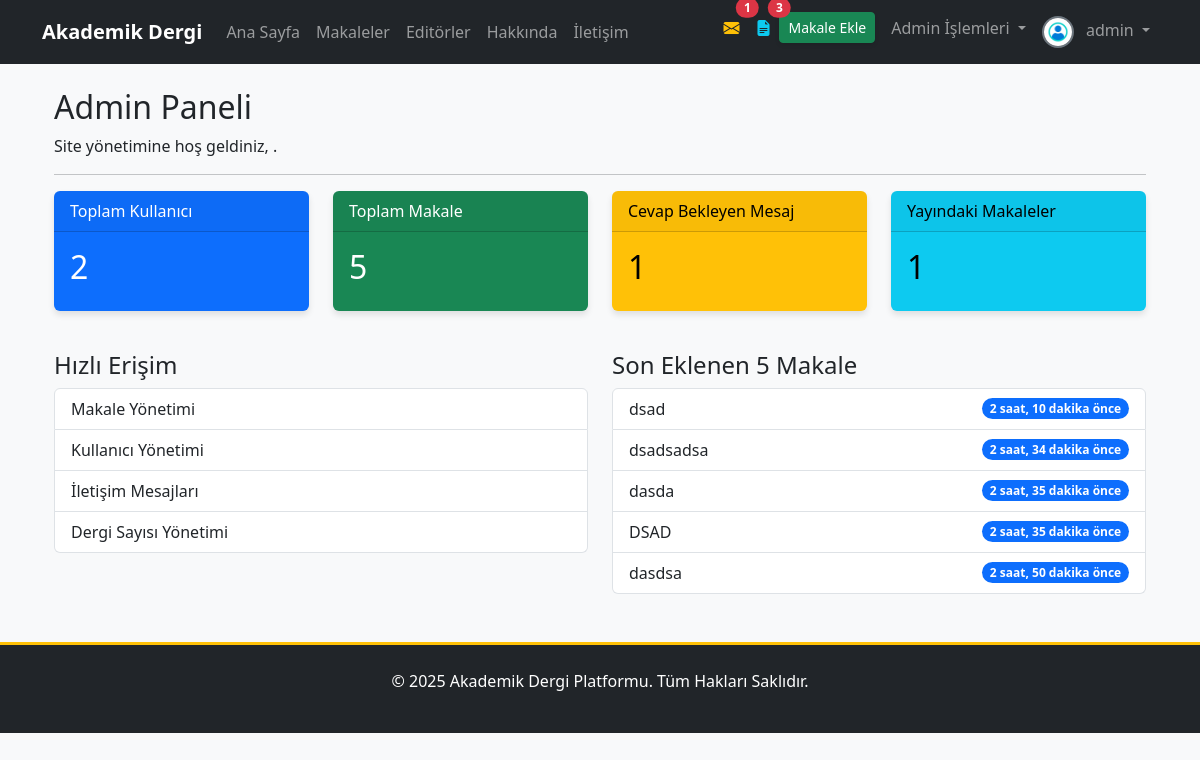
Before: /dashboard/ (signed in) with the older database file.
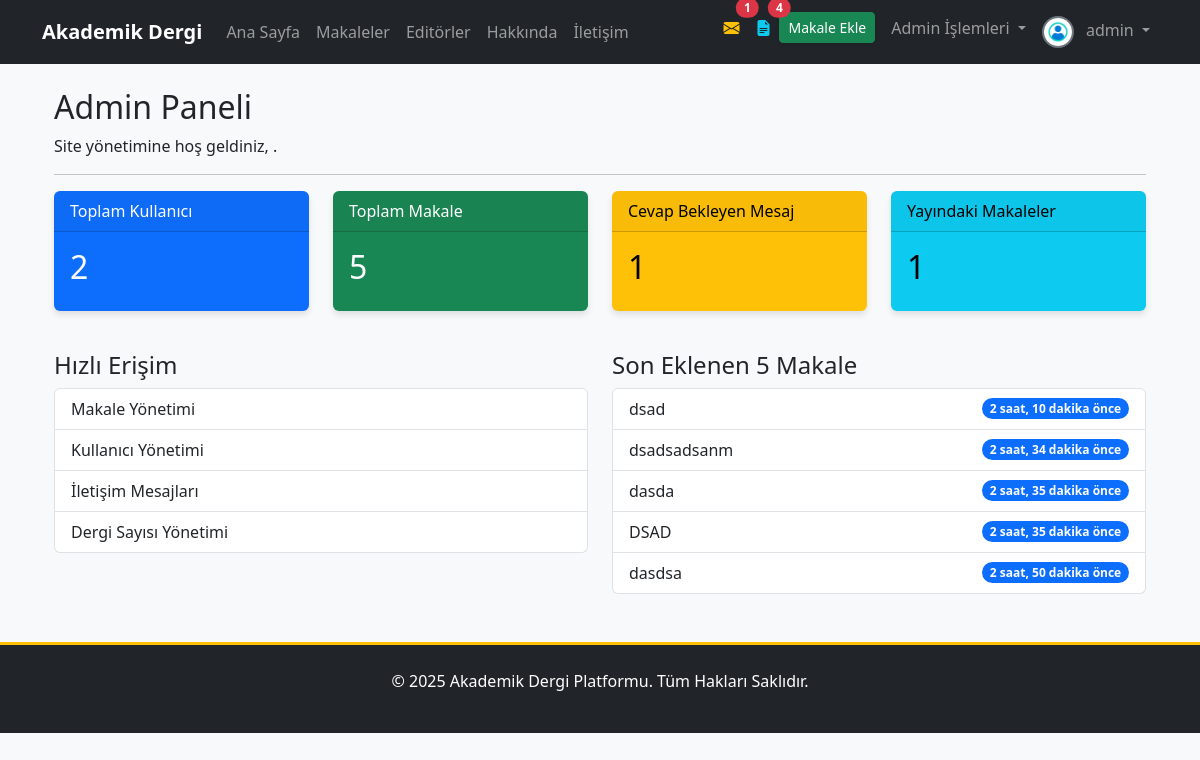
After: the same page with the newer database file.
### apps/articles/models.py (models this page shows, shortened)
class Makale(models.Model):
    baslik = models.CharField(max_length=255, verbose_name="Başlık")
    slug = models.SlugField(max_length=255, unique=True, blank=True, help_text="Bu alan otomatik oluşturulur.")
    aciklama = models.TextField(verbose_name="Açıklama/Özet")
    pdf_dosyasi = models.FileField(upload_to=article_pdf_path, verbose_name="PDF Dosyası")
    anahtar_kelimeler = models.CharField(max_length=255, verbose_name="Anahtar Kelimeler", help_text="Kelimeleri virgül (,) ile ayırınız.")
    yazarlar = models.ManyToManyField(Yazar, related_name='makaleler', verbose_name="Yazarlar")
    dergi_sayisi = models.ForeignKey(DergiSayisi, on_delete=models.SET_NULL, null=True, blank=True, related_name='makaleler', verbose_name="Dergi Sayısı")
    admin_notu = models.TextField(blank=True, null=True, verbose_name="Editör/Admin Notu")
    goruntulenme_sayisi = models.PositiveIntegerField(default=0, verbose_name="Görüntülenme Sayısı")
    goster_makaleler_sayfasinda = models.BooleanField(default=False, verbose_name="Yayında mı?")
    olusturulma_tarihi = models.DateTimeField(auto_now_add=True)
    guncellenme_tarihi = models.DateTimeField(auto_now=True)
    admin_notu_okundu = models.BooleanField(default=True)
    class Meta:
        verbose_name = "Makale"
        verbose_name_plural = "Makaleler"
        ordering = ['-olusturulma_tarihi']

### apps/dashboard/views.py (the view)
# urls.py: path('', views.AdminDashboardView.as_view(), name='admin_dashboard'),
class AdminDashboardView(AdminRequiredMixin, TemplateView):
    template_name = 'dashboard/admin_dashboard.html'
    def get_context_data(self, **kwargs):
        context = super().get_context_data(**kwargs)
        context['toplam_kullanici'] = User.objects.count()
        context['toplam_makale'] = Makale.objects.count()
        context['cevap_bekleyen_mesaj'] = IletisimFormu.objects.filter(cevaplandi=False).count()
        context['yayindaki_makaleler'] = Makale.objects.filter(goster_makaleler_sayfasinda=True).count()
        context['son_makaleler'] = Makale.objects.all().order_by('-olusturulma_tarihi')[:5]
        return context

### apps/core/context_processors.py (called while the page is built)
def notification_context(request):
    if not request.user.is_authenticated:
        return {}
    user = request.user
    context = {}
    if user.is_superuser:
        context['unread_messages_count'] = IletisimFormu.objects.filter(cevaplandi=False).count()
    else:
        context['unread_messages_count'] = 0
    if user.is_superuser or user.is_editor:
        context['draft_articles_count'] = Makale.objects.filter(goster_makaleler_sayfasinda=False).count()
    else:
        context['draft_articles_count'] = 0
    context['unread_notes_count'] = Makale.objects.filter(
        yazarlar__user_hesabi=user,  # Doğru sorgu: Yazar modeli üzerinden kullanıcı hesabına ulaş
        admin_notu_okundu=False
    ).exclude(admin_notu__isnull=True).exclude(admin_notu__exact='').count()
    return context

### apps/core/mixins.py (called while the page is built)
    def dispatch(self, request, *args, **kwargs):
        if not request.user.is_authenticated or not request.user.is_superuser:
            messages.error(request, 'Bu sayfaya erişim için admin yetkisi gerekmektedir.')
            return redirect('anasayfa')
        return super().dispatch(request, *args, **kwargs)

### templates/dashboard/admin_dashboard.html (shortened to what this page needs)
{% extends 'base.html' %}
{% block content %}
<div class="container-fluid mt-4">
    <h2>Admin Paneli</h2>
    <p>Site yönetimine hoş geldiniz, {{ request.user.get_full_name }}.</p>
    <hr>
    <div class="row">
        <div class="col-md-3"><div class="card text-white bg-primary mb-3"><div class="card-header">Toplam Kullanıcı</div><div class="card-body"><h5 class="card-title fs-2">{{ toplam_kullanici }}</h5></div></div></div>
        <div class="col-md-3"><div class="card text-white bg-success mb-3"><div class="card-header">Toplam Makale</div><div class="card-body"><h5 class="card-title fs-2">{{ toplam_makale }}</h5></div></div></div>
        <div class="col-md-3"><div class="card text-white bg-warning mb-3"><div class="card-header">Cevap Bekleyen Mesaj</div><div class="card-body"><h5 class="card-title fs-2">{{ cevap_bekleyen_mesaj }}</h5></div></div></div>
        <div class="col-md-3"><div class="card text-white bg-info mb-3"><div class="card-header">Yayındaki Makaleler</div><div class="card-body"><h5 class="card-title fs-2">{{ unread_messages_count }}</h5></div></div></div>
    </div>
    <div class="row mt-4">
        <div class="col-md-6">
            <h4>Hızlı Erişim</h4>
            <div class="list-group">
                <a href="{% url 'dashboard:editor_panel' %}" class="list-group-item list-group-item-action">Makale Yönetimi</a>
                <a href="{% url 'dashboard:admin_user_list' %}" class="list-group-item list-group-item-action">Kullanıcı Yönetimi</a>
                <a href="{% url 'dashboard:admin_iletisim_list' %}" class="list-group-item list-group-item-action">İletişim Mesajları</a>
                <a href="{% url 'dashboard:admin_dergisayisi_list' %}" class="list-group-item list-group-item-action">Dergi Sayısı Yönetimi</a>
            </div>
        </div>
        <div class="col-md-6">
            <h4>Son Eklenen 5 Makale</h4>
            <ul class="list-group">
                {% for makale in son_makaleler %}
                    <li class="list-group-item d-flex justify-content-between align-items-center">
                        {{ makale.baslik }}
                        <span class="badge bg-primary rounded-pill">{{ makale.olusturulma_tarihi|timesince }} önce</span>
                    </li>
                {% empty %}
                    <li class="list-group-item">Henüz makale eklenmemiş.</li>
                {% endfor %}
            </ul>
        </div>
    </div>
</div>
{% endblock %}

### templates/partials/_navbar.html (shortened to what this page needs)
<nav class="navbar navbar-expand-lg navbar-dark bg-dark">
    <div class="container">
        <a class="navbar-brand" href="{% url 'anasayfa' %}">Akademik Dergi</a>
        <div class="collapse navbar-collapse" id="navbarNav">
            <ul class="navbar-nav me-auto mb-2 mb-lg-0">
                <li class="nav-item"><a class="nav-link" href="{% url 'anasayfa' %}">Ana Sayfa</a></li>
                <li class="nav-item"><a class="nav-link" href="{% url 'makale_list' %}">Makaleler</a></li>
                <li class="nav-item"><a class="nav-link" href="{% url 'editorler' %}">Editörler</a></li>
                <li class="nav-item"><a class="nav-link" href="{% url 'hakkinda' %}">Hakkında</a></li>
                <li class="nav-item"><a class="nav-link" href="{% url 'iletisim' %}">İletişim</a></li>
            </ul>
            <ul class="navbar-nav ms-auto">
                {% if user.is_authenticated %}
                    {% if user.is_superuser and unread_messages_count > 0 %}
                    <li class="nav-item">
                        <a href="{% url 'dashboard:admin_iletisim_list' %}?durum=cevaplanmadi" class="nav-link position-relative text-warning" title="Cevaplanmamış Mesajlar">
                            <i class="bi bi-envelope-fill"></i>
                            <span class="position-absolute top-0 start-100 translate-middle badge rounded-pill bg-danger">{{ unread_messages_count }}</span>
                        </a>
                    </li>
                    {% endif %}
                    {% if user.is_superuser or user.is_editor %}
                        {% if draft_articles_count > 0 %}
                        <li class="nav-item">
                            <a href="{% url 'dashboard:editor_panel' %}?status=draft" class="nav-link position-relative text-info" title="Taslak Makaleler">
                                <i class="bi bi-file-earmark-text-fill"></i>
                                <span class="position-absolute top-0 start-100 translate-middle badge rounded-pill bg-danger">{{ draft_articles_count }}</span>
                            </a>
                        </li>
                        {% endif %}
                    {% endif %}
                    <li class="nav-item"><a href="{% url 'makale_ekle' %}" class="btn btn-success btn-sm me-2 mt-1">Makale Ekle</a></li>
                    {% if user.is_superuser %}
                    <li class="nav-item dropdown">
                        <a class="nav-link dropdown-toggle" href="#" id="adminDropdown" role="button" data-bs-toggle="dropdown" aria-expanded="false">
                            Admin İşlemleri
                        </a>
                    </li>
                    {% endif %}
                    <li class="nav-item dropdown">
                        <a class="nav-link dropdown-toggle" href="#" id="navbarDropdown" role="button" data-bs-toggle="dropdown" aria-expanded="false">
                            <img src="{{ user.profile_resmi.url }}" alt="{{ user.username }}" class="rounded-circle me-2" style="width:32px; height:32px; object-fit:cover;">
                            {{ user.get_full_name|default:user.username }}
                        </a>
                    </li>
                {% endif %}
            </ul>
        </div>
    </div>
</nav>

Changed rows visible on the page:
changed Makale "2 saat, 34 dakika": baslik "dsadsadsa" → "dsadsadsanm"
Other visible differences:
{{ draft_articles_count }}: "3" → "4"
